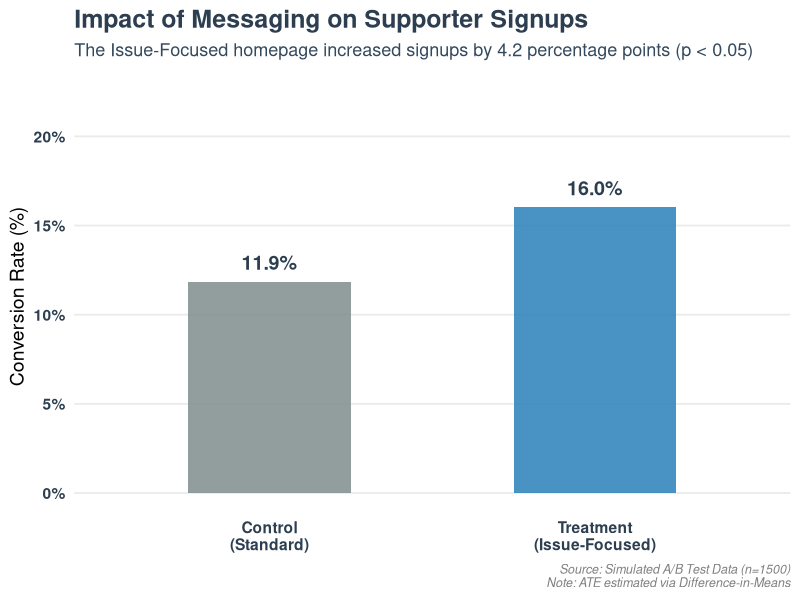

Reproduce this figure in R.
## ---- chunk 1
# Set environment
set.seed(2024)
n <- 1500

# 1. Random Treatment Assignment
treatment <- rbinom(n = n, size = 1, prob = 0.5)

# 2. Potential Outcomes (Counterfactuals)
Y0 <- rbinom(n = n, size = 1, prob = 0.12) # Outcome if Control
Y1 <- rbinom(n = n, size = 1, prob = 0.17) # Outcome if Treatment

# 3. Observed Outcome (support_signup)
support_signup <- ifelse(treatment == 1, Y1, Y0)

# 4. Construct Dataframe
party_ab <- data.frame(
  visitor_id = 1:n,
  treatment = treatment,
  support_signup = support_signup
)



## ---- chunk 2
# Load the knitr library for table formatting
library(knitr)

# Display the first 10 rows using kable
kable(head(party_ab,10), 
      caption = "Table 1: Preview of Simulated A/B Test Data",
      col.names = c("Visitor ID", "Treatment (1=Issue, 0=Control)", "Signup (1=Yes, 0=No)"),
      align = "ccc")
## ---- chunk 3
library(ggplot2)
library(scales) # For better axis formatting

# 1. Prepare Data
mean_control <- mean(party_ab$support_signup[party_ab$treatment == 0])
mean_treated <- mean(party_ab$support_signup[party_ab$treatment == 1])
ate_hat <- mean_treated - mean_control

plot_data <- data.frame(
  Group = c("Control\n(Standard)", "Treatment\n(Issue-Focused)"),
  Rate = c(mean_control, mean_treated)
)

# 2. Generate Professional Plot
ggplot(plot_data, aes(x = Group, y = Rate, fill = Group)) +
  # Use a slightly thinner column for a modern look
  geom_col(width = 0.5, alpha = 0.85) + 
  # Add percentage labels directly above bars
  geom_text(aes(label = label_percent(accuracy = 0.1)(Rate)), 
            vjust = -0.8, 
            size = 5, 
            fontface = "bold", 
            color = "#2c3e50") +
  # Custom Professional Colors
  scale_fill_manual(values = c("Control\n(Standard)" = "#7f8c8d", 
                               "Treatment\n(Issue-Focused)" = "#2980b9")) +
  # Scale Y to give some "headroom" for labels
  scale_y_continuous(labels = percent_format(), limits = c(0, 0.22)) +
  # Professional Titles and Labels
  labs(
    title = "Impact of Messaging on Supporter Signups",
    subtitle = paste0("The Issue-Focused homepage increased signups by ", 
                      round(ate_hat * 100, 1), 
                      " percentage points (p < 0.05)"),
    caption = "Source: Simulated A/B Test Data (n=1500)\nNote: ATE estimated via Difference-in-Means",
    x = NULL,
    y = "Conversion Rate (%)"
  ) +
  # Clean Theme Overrides
  theme_minimal(base_size = 14) +
  theme(
    plot.title = element_text(face = "bold", size = 18, color = "#2c3e50"),
    plot.subtitle = element_text(size = 13, color = "#34495e", margin = margin(b = 15)),
    plot.caption = element_text(size = 9, face = "italic", color = "gray50"),
    panel.grid.major.x = element_blank(), # Remove vertical grid lines
    panel.grid.minor = element_blank(),
    axis.text = element_text(color = "#2c3e50", face = "bold"),
    legend.position = "none"
  )

## ---- chunk 4
lm_model <- lm(support_signup ~ treatment, data = party_ab)

## ---- chunk 5
library(broom) # Helps clean 'summary' objects into data frames

# 1. Tidy the model output (estimates, std errors, p-values)
modellm_tidy <- tidy(lm_model)

# 2. Format as a professional table
kable(modellm_tidy, 
      digits = 4,
      caption = "Table 2: Regression Coefficients",
      col.names = c("Predictor", "Estimate", "Std. Error", "t-statistic", "p-value"),
      align = "lcccc")
## ---- chunk 6
logit_model <- glm(support_signup ~ treatment, data = party_ab, family = binomial)

p_control <- predict(logit_model, newdata = data.frame(treatment = 0), type = "response")
p_treated <- predict(logit_model, newdata = data.frame(treatment = 1), type = "response")



## ---- chunk 7
# Simulate additional variables
party_ab$age <- round(pmin(pmax(rnorm(n, 40, 12), 18), 75))
party_ab$high_interest <- rbinom(n, 1, 0.4)

## ---- chunk 8
lm_interaction <- lm(support_signup ~ treatment * high_interest + treatment * age, data = party_ab)

## ---- chunk 9
library(broom) # Helps clean 'summary' objects into data frames

# 1. Tidy the model output (estimates, std errors, p-values)
model_tidy <- tidy(lm_interaction)

# 2. Format as a professional table
kable(model_tidy, 
      digits = 4,
      caption = "Table 3: Regression Coefficients with Interaction Terms",
      col.names = c("Predictor", "Estimate (Effect Size)", "Std. Error", "t-statistic", "p-value"),
      align = "lcccc")
